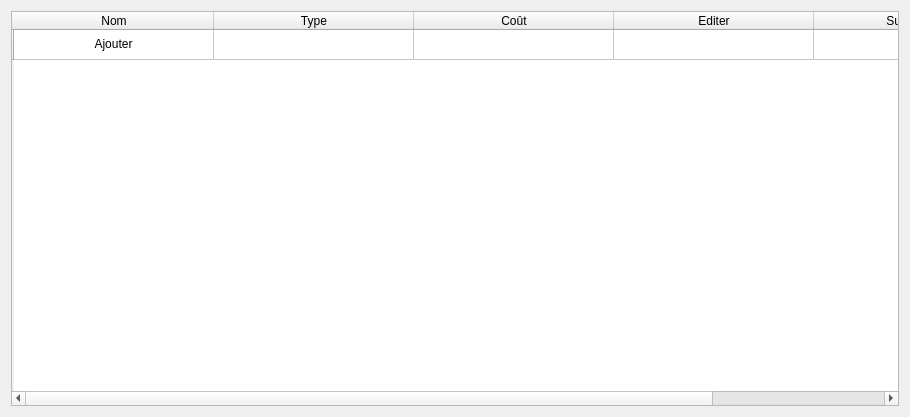
<?xml version="1.0" encoding="UTF-8"?>
<ui version="4.0">
 <class>Categorie</class>
 <widget class="QDialog" name="Categorie">
  <property name="geometry">
   <rect>
    <x>0</x>
    <y>0</y>
    <width>910</width>
    <height>417</height>
   </rect>
  </property>
  <property name="windowTitle">
   <string>Dialog</string>
  </property>
  <layout class="QGridLayout" name="gridLayout">
   <item row="0" column="0">
    <widget class="Tableau" name="tableWidget">
     <property name="editTriggers">
      <set>QAbstractItemView::NoEditTriggers</set>
     </property>
     <property name="alternatingRowColors">
      <bool>true</bool>
     </property>
     <property name="textElideMode">
      <enum>Qt::ElideMiddle</enum>
     </property>
     <attribute name="horizontalHeaderCascadingSectionResizes">
      <bool>true</bool>
     </attribute>
     <attribute name="horizontalHeaderDefaultSectionSize">
      <number>200</number>
     </attribute>
     <attribute name="horizontalHeaderShowSortIndicator" stdset="0">
      <bool>true</bool>
     </attribute>
     <attribute name="horizontalHeaderStretchLastSection">
      <bool>true</bool>
     </attribute>
     <row>
      <property name="text">
       <string/>
      </property>
     </row>
     <column>
      <property name="text">
       <string>Nom</string>
      </property>
      <property name="textAlignment">
       <set>AlignHCenter|AlignVCenter|AlignCenter</set>
      </property>
     </column>
     <column>
      <property name="text">
       <string>Type</string>
      </property>
      <property name="textAlignment">
       <set>AlignHCenter|AlignVCenter|AlignCenter</set>
      </property>
     </column>
     <column>
      <property name="text">
       <string>Coût</string>
      </property>
      <property name="textAlignment">
       <set>AlignHCenter|AlignVCenter|AlignCenter</set>
      </property>
     </column>
     <column>
      <property name="text">
       <string>Editer</string>
      </property>
      <property name="textAlignment">
       <set>AlignHCenter|AlignVCenter|AlignCenter</set>
      </property>
     </column>
     <column>
      <property name="text">
       <string>Supprimer</string>
      </property>
      <property name="textAlignment">
       <set>AlignHCenter|AlignVCenter|AlignCenter</set>
      </property>
     </column>
     <item row="0" column="0">
      <property name="text">
       <string>Ajouter</string>
      </property>
      <property name="textAlignment">
       <set>AlignHCenter|AlignVCenter|AlignCenter</set>
      </property>
     </item>
     <item row="0" column="1">
      <property name="text">
       <string/>
      </property>
      <property name="textAlignment">
       <set>AlignHCenter|AlignVCenter|AlignCenter</set>
      </property>
     </item>
     <item row="0" column="2">
      <property name="text">
       <string/>
      </property>
      <property name="textAlignment">
       <set>AlignHCenter|AlignVCenter|AlignCenter</set>
      </property>
     </item>
     <item row="0" column="3">
      <property name="text">
       <string/>
      </property>
      <property name="textAlignment">
       <set>AlignHCenter|AlignVCenter|AlignCenter</set>
      </property>
     </item>
     <item row="0" column="4">
      <property name="text">
       <string/>
      </property>
      <property name="textAlignment">
       <set>AlignHCenter|AlignVCenter|AlignCenter</set>
      </property>
     </item>
    </widget>
   </item>
  </layout>
 </widget>
 <customwidgets>
  <customwidget>
   <class>Tableau</class>
   <extends>QTableWidget</extends>
   <header>Header/Vue/tableau.h</header>
  </customwidget>
 </customwidgets>
 <resources/>
 <connections/>
</ui>
